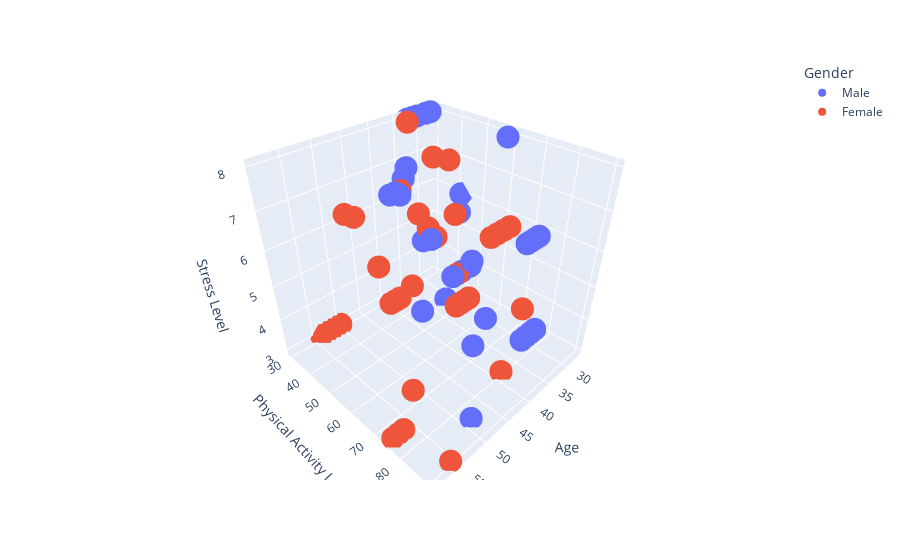

This figure's notebook cell:
### Markdown cell above
Multivariate Analysis

### Code cell
import plotly.express as px
fig = px.scatter_3d(df_cleaned, x='Age', y='Physical Activity Level', z='Stress Level', color='Gender')
fig.show()

### Figure 1 — Plotly figure (JSON) as saved in the notebook; plotly's stock layout.template omitted (floating-point values rounded to 4 significant figures; data arrays with more than 128 entries replaced by an {"elided": "..."} marker saying what was removed)
{"data": [{"hovertemplate": "Gender=Male<br>Age=%{x}<br>Physical Activity Level=%{y}<br>Stress Level=%{z}<extra></extra>", "legendgroup": "Male", "marker": {"color": "#636efa", "symbol": "circle"}, "mode": "markers", "name": "Male", "scene": "scene", "showlegend": true, "type": "scatter3d", "x": {"elided": "189 int values"}, "y": {"elided": "189 int values"}, "z": {"elided": "189 int values"}}, {"hovertemplate": "Gender=Female<br>Age=%{x}<br>Physical Activity Level=%{y}<br>Stress Level=%{z}<extra></extra>", "legendgroup": "Female", "marker": {"color": "#EF553B", "symbol": "circle"}, "mode": "markers", "name": "Female", "scene": "scene", "showlegend": true, "type": "scatter3d", "x": {"elided": "185 int values"}, "y": {"elided": "185 int values"}, "z": {"elided": "185 int values"}}], "layout": {"legend": {"title": {"text": "Gender"}, "tracegroupgap": 0}, "margin": {"t": 60}, "scene": {"domain": {"x": [0, 1], "y": [0, 1]}, "xaxis": {"title": {"text": "Age"}}, "yaxis": {"title": {"text": "Physical Activity Level"}}, "zaxis": {"title": {"text": "Stress Level"}}}}}
